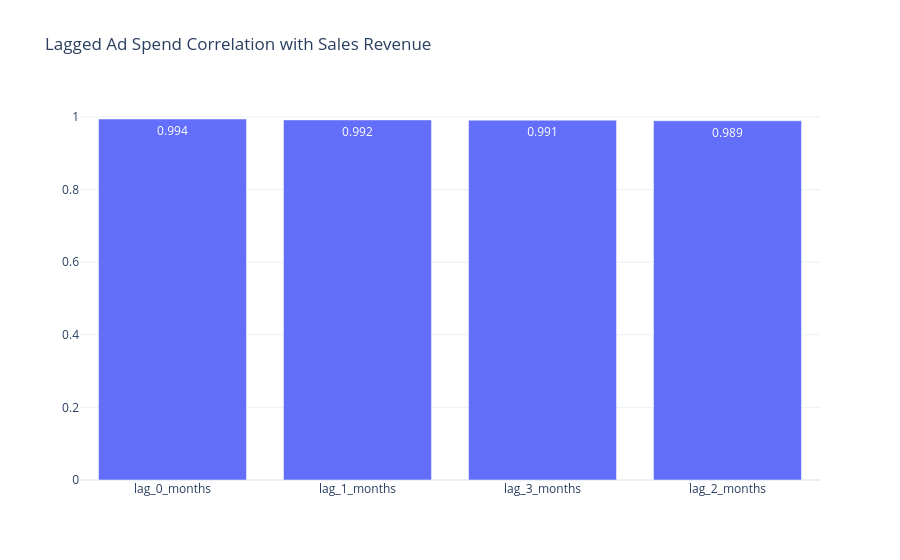

Notebook code for this chart:
### Markdown cell above
----------------------------------------------------------
**lag_0_months has the strongest relationship with sales_revenue (r = 0.994). This suggests that current-month ad spend is the best predictor of current-month sales revenue which means that advertising has an immediate effect rather than a delayed one. Earlier ad spend (lags 1–3) is slightly less correlated, though all lags remain very strongly related as they are all close to 1.**

### Code cell
# Plot the lagged correlations as a bar chart.
fig = go.Figure(
    data=go.Bar(
        x=lag_series.index.tolist(),
        y=lag_series.values.tolist(),
        text=np.round(lag_series.values, 3),
        textposition="auto",
    )
)
fig.update_layout(title="Lagged Ad Spend Correlation with Sales Revenue", template="plotly_white")
fig.show()

### Figure 1 — Plotly figure (JSON) as saved in the notebook; plotly's stock layout.template omitted (floating-point values rounded to 4 significant figures)
{"data": [{"text": [0.994, 0.992, 0.991, 0.989], "textposition": "auto", "type": "bar", "x": ["lag_0_months", "lag_1_months", "lag_3_months", "lag_2_months"], "y": [0.9944, 0.9919, 0.9912, 0.9894]}], "layout": {"title": {"text": "Lagged Ad Spend Correlation with Sales Revenue"}}}
